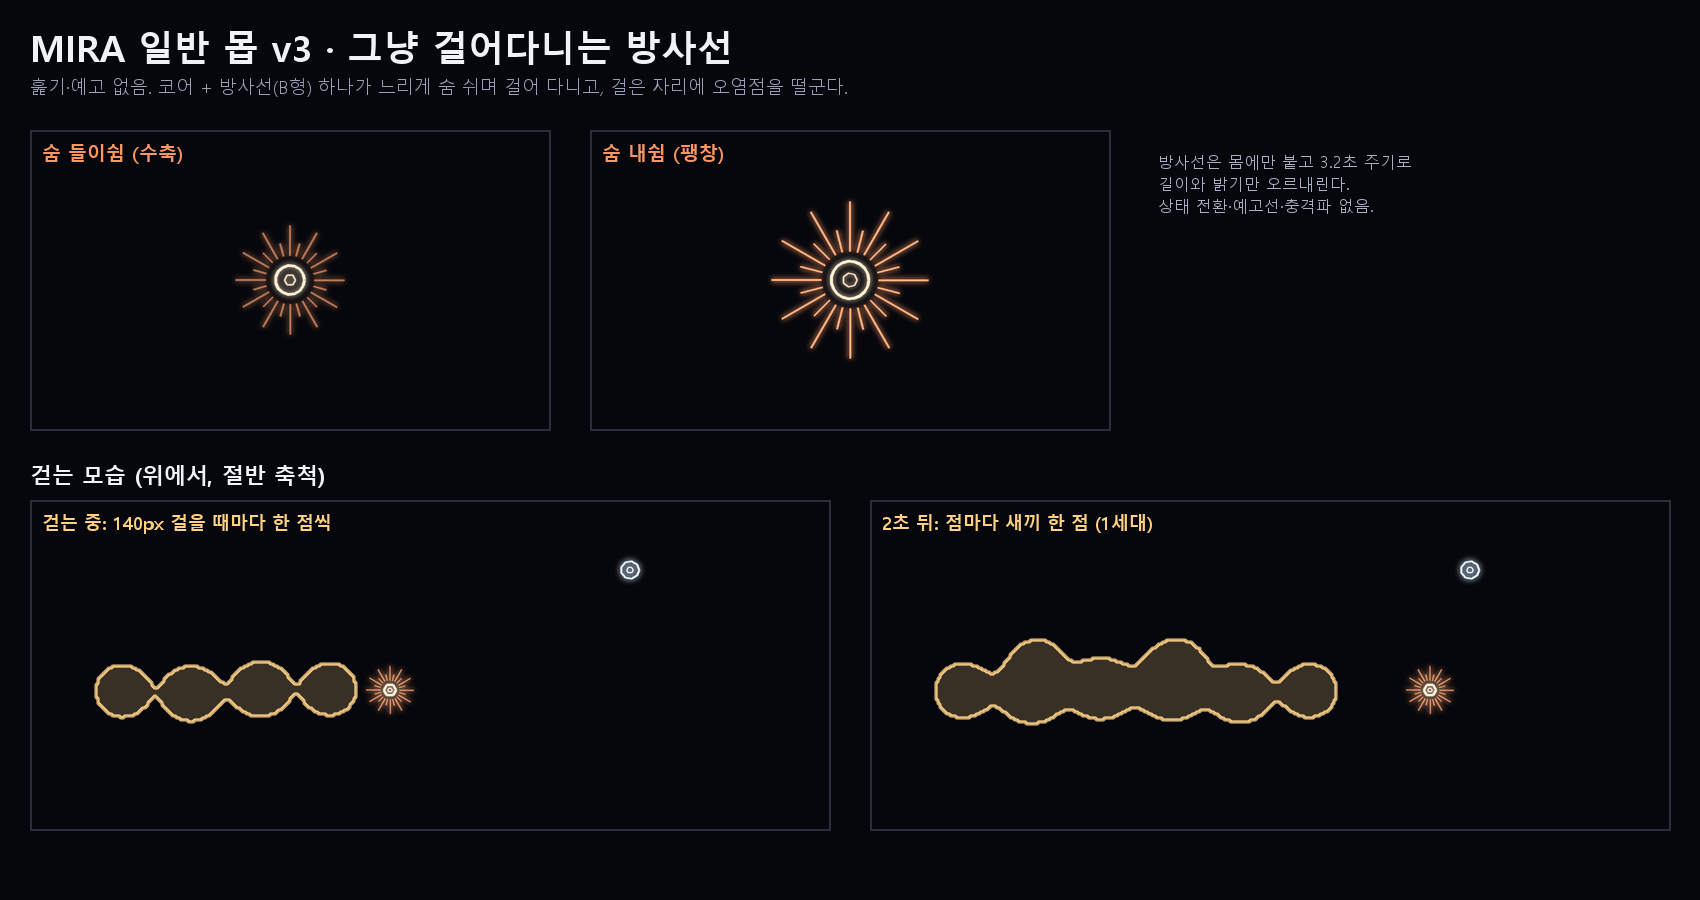

Write the Python code that produced this figure.
"""MIRA mob design v3: a plain walker, core + radial lines (look B), drops corruption as it walks.
Usage: python Mira_Mob_Design_v3.py <out_dir>"""
import math, os, sys
from PIL import Image, ImageDraw
sys.path.insert(0, os.path.dirname(os.path.abspath(__file__)))
from Caelum_Body_Design_A_v1 import Canvas, BG, font
from Mira_Mob_Design_v1 import BODY, BODY_HOT, FILM, ring, film, player
from Mira_Mob_Design_v2 import rays, core, look_b, R

def body(cv, x, y, breath, S=1.0):
    cr = (0.86 + 0.26 * breath)
    core_r = R * 0.24 * cr * S
    ls = 0.7 + 0.45 * breath
    rays(cv, x, y, core_r + R * 0.14 * S, lambda i: R * 0.62 * ls * S * look_b(i), 24, 0.0, 0.6 + 0.4 * breath, w=2.0 if S >= 1 else 1.6)
    ring(cv, x, y, core_r, 3.2 if S >= 1 else 2.4, 1.0, BODY_HOT)
    ring(cv, x, y, core_r * 0.38, 1.8 if S >= 1 else 1.4, 0.9, BODY_HOT)

def main():
    out = sys.argv[1]
    W, H = 1700, 900
    b = Image.new("RGB", (W, H), BG); d = ImageDraw.Draw(b)
    d.text((30, 22), "MIRA 일반 몹 v3 · 그냥 걸어다니는 방사선", font=font(36, True), fill=(241, 242, 248))
    d.text((30, 74), "훑기·예고 없음. 코어 + 방사선(B형) 하나가 느리게 숨 쉬며 걸어 다니고, 걸은 자리에 오염점을 떨군다.", font=font(18), fill=(154, 160, 184))
    PW, PH = 520, 300
    for i, (nm, br) in enumerate((("숨 들이쉼 (수축)", 0.0), ("숨 내쉼 (팽창)", 1.0))):
        cv = Canvas(PW, PH); body(cv, PW / 2, PH / 2, br); x0 = 30 + i * (PW + 40)
        b.paste(cv.image(), (x0, 130)); d.rectangle([x0, 130, x0 + PW, 130 + PH], outline=(43, 45, 61), width=2)
        d.text((x0 + 12, 140), nm, font=font(19, True), fill=BODY)
    d.text((30 + 2 * (PW + 40) + 8, 150), "방사선은 몸에만 붙고 3.2초 주기로\n길이와 밝기만 오르내린다.\n상태 전환·예고선·충격파 없음.", font=font(16), fill=(170, 176, 196))
    sy = 130 + PH + 70
    d.text((30, sy - 40), "걷는 모습 (위에서, 절반 축척)", font=font(22, True), fill=(241, 242, 248))
    SW, SH = 800, 330
    xs = [90 + 70 * k for k in range(6)]
    pu = [(x, 190 + 3 * math.sin(k * 1.9), 17) for k, x in enumerate(xs)]
    ch = [(xs[k] + (6 if k % 2 else -6), 190 + (-1 if k % 2 else 1) * 27, 13) for k in (1, 3)]
    for i, (nm, blobs, mx) in enumerate((("걷는 중: 140px 걸을 때마다 한 점씩", pu[:4], 360), ("2초 뒤: 점마다 새끼 한 점 (1세대)", pu + ch, 560))):
        cv = Canvas(SW, SH)
        body(cv, mx, 190, 0.4, S=26 / R); player(cv, 600, 70)
        img = film(cv.image(), blobs); x0 = 30 + i * (SW + 40)
        b.paste(img, (x0, sy)); d.rectangle([x0, sy, x0 + SW, sy + SH], outline=(43, 45, 61), width=2)
        d.text((x0 + 12, sy + 10), nm, font=font(18, True), fill=FILM)
    b.save(os.path.join(out, "Mira_Mob_Design_v3.png"))
main()
